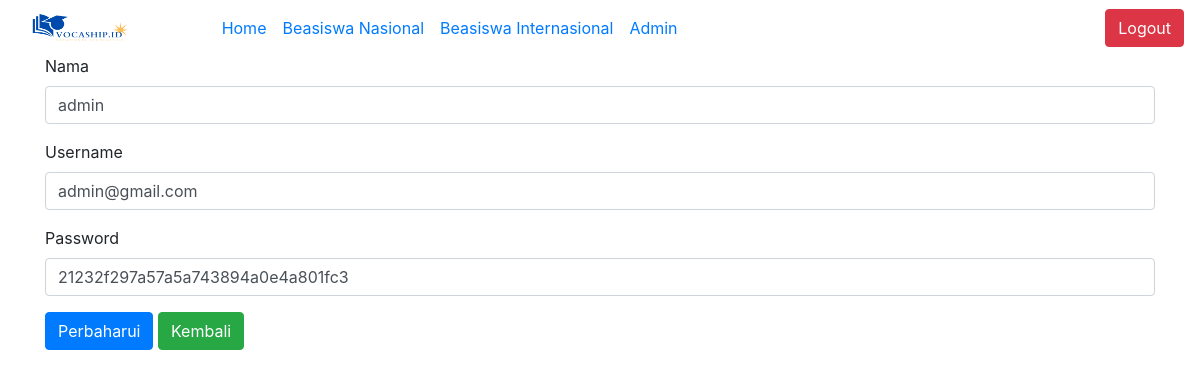
Page /user/edit/12312449 on the committed database.
### tables this page shows
CREATE TABLE `user` (
  `id` int(11) NOT NULL,
  `username` varchar(255) NOT NULL,
  `password` varchar(255) NOT NULL,
  `nama` varchar(255) NOT NULL
);

### application/controllers/User.php (called while the page is built, shortened)
<?php
class User extends CI_Controller
{
    public function __construct()
    {
        $this->load->model('user_model');
        $this->load->helper('url_helper');
        $this->load->helper('form');
        $this->load->library('form_validation');
    }
    public function edit($id)
    {
        $where = array('id' => $id);
        $data['user'] = $this->user_model->edit_data($where, 'user')->result();
        $this->load->view('user/user_edit_v', $data);
    }
}

### index.php (called while the page is built, shortened)
<?php
require_once BASEPATH.'core/CodeIgniter.php';

### application/models/User_model.php (called while the page is built, shortened)
<?php
class User_model extends CI_Model
{
    public function edit_data($where, $table)
    {
        return $this->db->get_where($table, $where);
    }
}

### application/views/user/user_edit_v.php (the view, shortened to what this page needs)
<div class="container">
    <h2>Update User</h2>
    <?php foreach ($user as $baris) { ?>
    <?php echo form_open_multipart('user/update');?>
        <div class="form-group">
            <label for="nama">Nama</label>
            <input type="text" class="form-control" name="nama" value="<?php echo $baris->nama; ?>">
        </div>
        <div class="form-group">
            <label for="username">Username</label>
            <input type="text" class="form-control" name="username" aria-describedby="emailHelp" value="<?php echo $baris->username; ?>">
        </div>
        <div class="form-group">
            <label for="password">Password</label>
            <input type="text" class="form-control" name="password" value="<?php echo $baris->password; ?>">
        </div>
        <button type="submit" class="btn btn-primary">Perbaharui</button>
        <a href="<?= base_url();?>user" class="btn btn-success">Kembali</a>
   <?php  echo form_close(); ?>
<?php } ?>
    <br>
    <br>
</div>

### rows in the picture
user: nama "admin", username "admin@gmail.com", password "21232f297a57a5a743894a0e4a801fc3"
